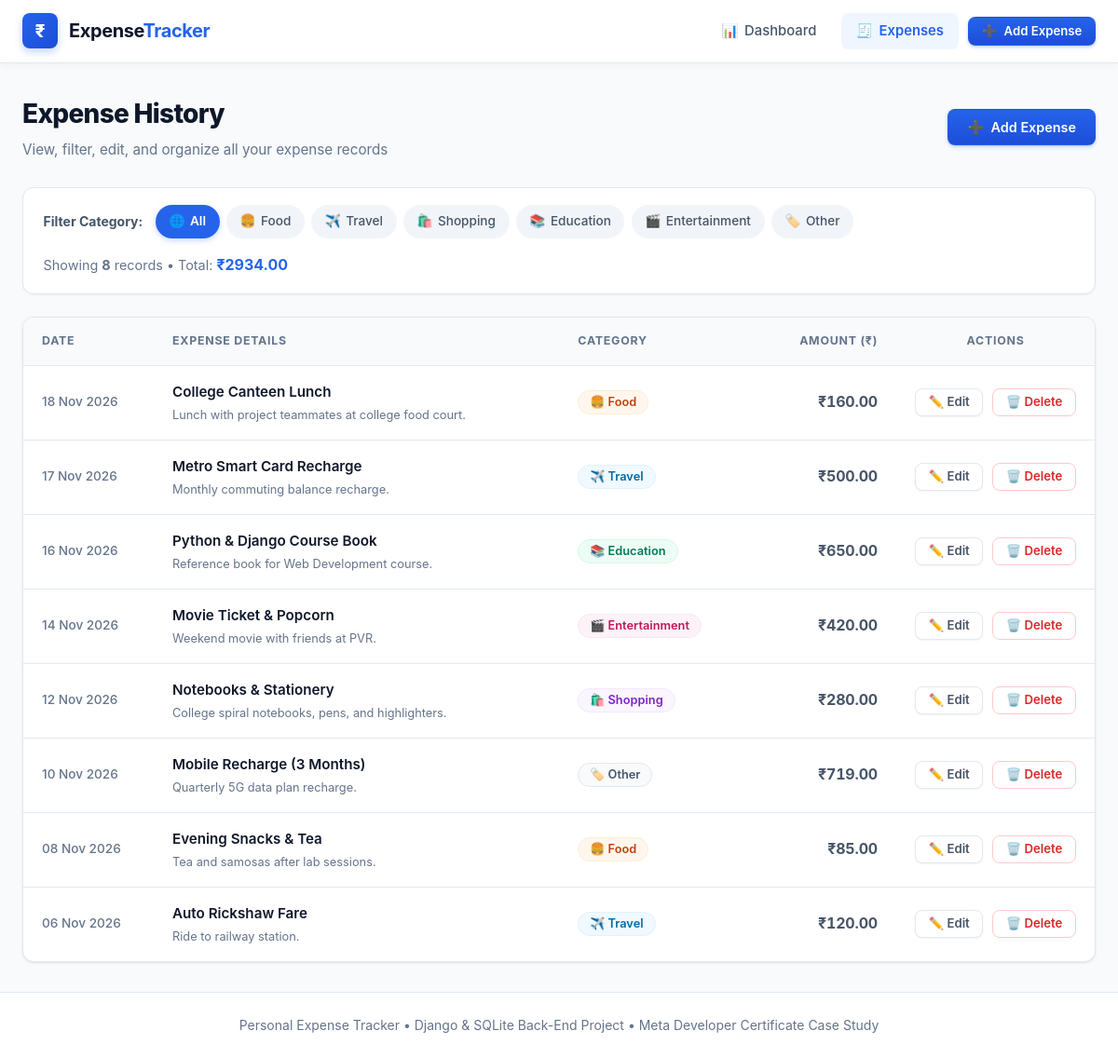
The page /expenses/ on the database its author committed.
### expenses/models.py (models this page shows, shortened)
class Expense(models.Model):
    CATEGORY_CHOICES = [
        ('Food', 'Food'),
        ('Travel', 'Travel'),
        ('Shopping', 'Shopping'),
        ('Education', 'Education'),
        ('Entertainment', 'Entertainment'),
        ('Other', 'Other'),
    ]
    title = models.CharField(max_length=150, help_text="Expense title or brief name")
    amount = models.DecimalField(max_digits=10, decimal_places=2, help_text="Amount in ₹ (Rupees)")
    category = models.CharField(max_length=50, choices=CATEGORY_CHOICES, default='Food')
    date = models.DateField(help_text="Date of expense")
    description = models.TextField(blank=True, null=True, help_text="Optional description/notes")
    created_at = models.DateTimeField(auto_now_add=True, help_text="Record creation timestamp")
    class Meta:
        ordering = ['-date', '-created_at']
        verbose_name = 'Expense'
        verbose_name_plural = 'Expenses'

### expenses/views.py (the view)
# urls.py: path('expenses/', views.expense_list, name='expense_list'),
def expense_list(request):
    selected_category = request.GET.get('category', '').strip()
    expenses = Expense.objects.all()
    if selected_category and selected_category != 'All':
        expenses = expenses.filter(category=selected_category)
    filtered_total = expenses.aggregate(total=Sum('amount'))['total'] or Decimal('0.00')
    filtered_count = expenses.count()
    categories = [choice[0] for choice in Expense.CATEGORY_CHOICES]
    context = {
        'expenses': expenses,
        'categories': categories,
        'selected_category': selected_category,
        'filtered_total': filtered_total,
        'filtered_count': filtered_count,
    }
    return render(request, 'expenses/expense_list.html', context)

### templates/expenses/expense_list.html (shortened to what this page needs)
{% extends 'base.html' %}
{% block content %}
<div class="page-header">
  <div>
    <h1 class="page-title">Expense History</h1>
    <p class="page-subtitle">View, filter, edit, and organize all your expense records</p>
  </div>
  <div>
    <a href="{% url 'expense_create' %}" class="btn btn-primary">
      <span>➕</span> Add Expense
    </a>
  </div>
</div>
<div class="filter-bar">
  <div class="filter-group">
    <span class="filter-label">Filter Category:</span>
    <div class="filter-pills">
      <a href="{% url 'expense_list' %}" class="filter-pill {% if not selected_category or selected_category == 'All' %}active{% endif %}">
        <span>🌐</span> All
      </a>
      {% for cat in categories %}
        <a href="{% url 'expense_list' %}?category={{ cat }}" class="filter-pill {% if selected_category == cat %}active{% endif %}">
          <span>
            {% if cat == 'Food' %}🍔
            {% elif cat == 'Travel' %}✈️
            {% elif cat == 'Shopping' %}🛍️
            {% elif cat == 'Education' %}📚
            {% elif cat == 'Entertainment' %}🎬
            {% else %}🏷️{% endif %}
          </span>
          {{ cat }}
        </a>
      {% endfor %}
    </div>
  </div>
  <div style="font-size: 0.9rem; color: var(--text-muted);">
    <span>Showing <strong>{{ filtered_count }}</strong> record{{ filtered_count|pluralize }}</span> &bull;
    <span>Total: <strong style="color: var(--primary); font-size: 1rem;">₹{{ filtered_total|floatformat:2 }}</strong></span>
  </div>
</div>
<div class="card">
  <div class="card-body" style="padding: 0;">
    {% if expenses %}
      <div class="table-responsive">
        <table class="table">
          <thead>
            <tr>
              <th style="width: 140px;">Date</th>
              <th>Expense Details</th>
              <th>Category</th>
              <th style="text-align: right; width: 150px;">Amount (₹)</th>
              <th style="text-align: center; width: 170px;">Actions</th>
            </tr>
          </thead>
          <tbody>
            {% for exp in expenses %}
              <tr>
                <td>
                  <span class="exp-date">{{ exp.date|date:"d M Y" }}</span>
                </td>
                <td>
                  <div class="exp-title">{{ exp.title }}</div>
                  {% if exp.description %}
                    <div class="exp-desc">{{ exp.description }}</div>
                  {% endif %}
                </td>
                <td>
                  <span class="badge badge-{{ exp.category }}">
                    {% if exp.category == 'Food' %}🍔
                    {% elif exp.category == 'Travel' %}✈️
                    {% elif exp.category == 'Shopping' %}🛍️
                    {% elif exp.category == 'Education' %}📚
                    {% elif exp.category == 'Entertainment' %}🎬
                    {% else %}🏷️{% endif %}
                    {{ exp.category }}
                  </span>
                </td>
                <td class="amount-cell" style="text-align: right;">
                  ₹{{ exp.amount|floatformat:2 }}
                </td>
                <td style="text-align: center; white-space: nowrap;">
                  <a href="{% url 'expense_update' exp.pk %}" class="btn btn-secondary btn-sm" title="Edit this expense">
                    ✏️ Edit
                  </a>
                  <a href="{% url 'expense_delete' exp.pk %}" class="btn btn-outline-danger btn-sm" title="Delete this expense" style="margin-left: 0.35rem;">
                    🗑️ Delete
                  </a>
                </td>
              </tr>
            {% endfor %}
          </tbody>
        </table>
      </div>
    {% endif %}
  </div>
</div>
{% endblock %}

### templates/base.html (shortened to what this page needs)
{% load static %}
<!DOCTYPE html>
<html lang="en">
<head>
  <link rel="stylesheet" href="{% static 'css/style.css' %}">
</head>
<body>
  <nav class="navbar">
    <div class="nav-container">
      <a href="{% url 'dashboard' %}" class="brand" title="Personal Expense Tracker">
        <div class="brand-icon-wrapper">₹</div>
        <span class="brand-title">Expense<span class="brand-accent">Tracker</span></span>
      </a>
      <ul class="nav-links">
        <li>
          <a href="{% url 'dashboard' %}" class="nav-link {% if request.resolver_match.url_name == 'dashboard' %}active{% endif %}">
            <span>📊</span> Dashboard
          </a>
        </li>
        <li>
          <a href="{% url 'expense_list' %}" class="nav-link {% if request.resolver_match.url_name == 'expense_list' %}active{% endif %}">
            <span>🧾</span> Expenses
          </a>
        </li>
        <li>
          <a href="{% url 'expense_create' %}" class="btn btn-primary btn-sm">
            <span>➕</span> Add Expense
          </a>
        </li>
      </ul>
    </div>
  </nav>
  <main class="main-wrapper">
    {% block content %}
    {% endblock %}
  </main>
  <footer class="footer">
    <p>Personal Expense Tracker &bull; Django &amp; SQLite Back-End Project &bull; Meta Developer Certificate Case Study</p>
  </footer>
</body>
</html>

### rows shown on the page
Expense: date "18 Nov 2026", title "College Canteen Lunch", description "Lunch with project teammates at college food court.", category "Food", amount "160.00"
Expense: date "17 Nov 2026", title "Metro Smart Card Recharge", description "Monthly commuting balance recharge.", category "Travel", amount "500.00"
Expense: date "16 Nov 2026", title "Python & Django Course Book", description "Reference book for Web Development course.", category "Education", amount "650.00"
Expense: date "14 Nov 2026", title "Movie Ticket & Popcorn", description "Weekend movie with friends at PVR.", category "Entertainment", amount "420.00"
Expense: date "12 Nov 2026", title "Notebooks & Stationery", description "College spiral notebooks, pens, and highlighters.", category "Shopping", amount "280.00"
Expense: date "10 Nov 2026", title "Mobile Recharge (3 Months)", description "Quarterly 5G data plan recharge.", category "Other", amount "719.00"
Expense: date "08 Nov 2026", title "Evening Snacks & Tea", description "Tea and samosas after lab sessions.", category "Food", amount "85.00"
Expense: date "06 Nov 2026", title "Auto Rickshaw Fare", description "Ride to railway station.", category "Travel", amount "120.00"

### other values the page prints
{{ cat }} "Food" "Travel" "Shopping" "Education" "Entertainment" "Other"
{{ filtered_count }} "8"
{{ filtered_total|floatformat:2 }} "2934.00"
